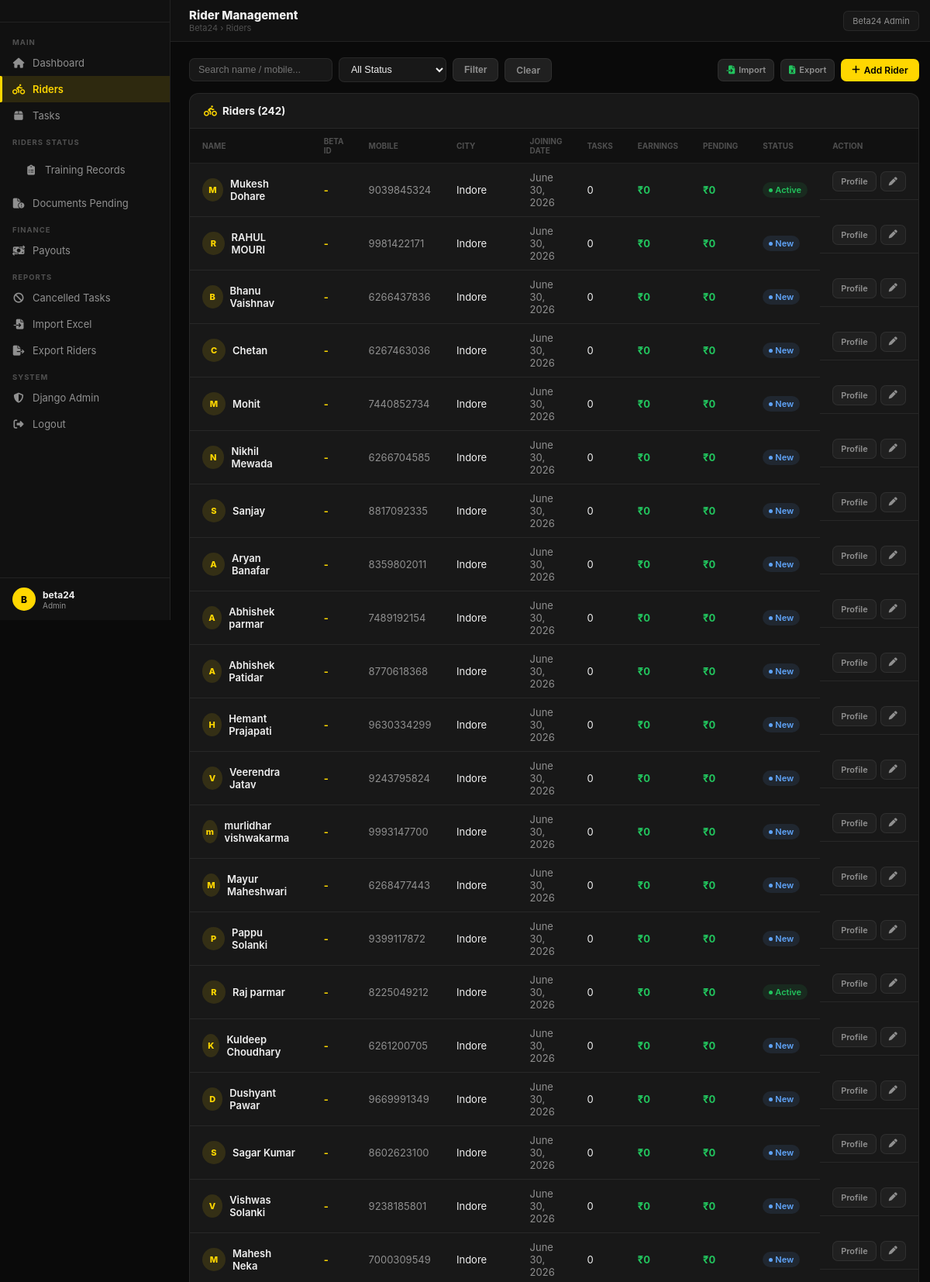
Page /riders/ (signed in, upper part) on the committed database.
### riders/models.py (models this page shows, shortened)
class Rider(models.Model):
    STATUS_CHOICES = [
        ('new', 'New'),
        ('training_pending', 'Training Pending'),
        ('documents_pending', 'Documents Pending'),
        ('ready', 'Ready for Activation'),
        ('active', 'Active'),
        ('inactive', 'Inactive'),
    ]
    beta_code = models.CharField(max_length=30, blank=True, unique=False, null=True)
    name = models.CharField(max_length=100)
    mobile = models.CharField(max_length=15, unique=True)
    email = models.EmailField(blank=True)
    state = models.CharField(max_length=100, default='Madhya Pradesh', blank=True)
    city = models.CharField(max_length=100, default='Bhopal')
    vehicle_type = models.CharField(max_length=50, default='Bike')
    joining_date = models.DateField(default=timezone.now)
    status = models.CharField(max_length=30, choices=STATUS_CHOICES, default='new')
    wallet_balance = models.DecimalField(max_digits=10, decimal_places=2, default=0)
    rating = models.DecimalField(max_digits=3, decimal_places=1, default=5.0)
    profile_photo = models.ImageField(upload_to='riders/photos/', blank=True, null=True)
    address = models.TextField(blank=True)
    emergency_contact = models.CharField(max_length=15, blank=True)
    created_at = models.DateTimeField(auto_now_add=True)
    updated_at = models.DateTimeField(auto_now=True)
    @property
    def total_earnings(self):
        return self.wallet_transactions.filter(txn_type='credit').aggregate(
            total=models.Sum('amount'))['total'] or 0
    @property
    def total_paid(self):
        return self.payouts.filter(status='paid').aggregate(
            total=models.Sum('amount'))['total'] or 0
    @property
    def pending_amount(self):
        return self.total_earnings - self.total_paid
    @property
    def total_tasks(self):
        return self.tasks.filter(status='completed').count()
    class Meta:
        ordering = ['-created_at']

### riders/views.py (the view)
# urls.py: path('', views.rider_list, name='rider_list'),
@login_required
def rider_list(request):
    q = request.GET.get('q','')
    status = request.GET.get('status','')
    riders = Rider.objects.all()
    if q:
        riders = riders.filter(Q(name__icontains=q)|Q(mobile__icontains=q)|Q(city__icontains=q))
    if status:
        riders = riders.filter(status=status)
    dummy = Rider()
    return render(request, 'riders/list.html', {'riders': riders, 'q': q, 'status': status, 'rider': dummy})

### templates/riders/list.html (shortened to what this page needs)
{% extends 'base.html' %}
{% block page_title %}Rider Management{% endblock %}
{% block breadcrumb %}Riders{% endblock %}
{% block content %}
<div class="filter-row">
  <form method="get" style="display:flex;gap:8px;flex-wrap:wrap;align-items:center;width:100%;">
    <input type="text" name="q" value="{{ q }}" placeholder="Search name / mobile...">
    <select name="status">
      <option value="">All Status</option>
    </select>
    <button type="submit" class="btn btn-ghost">Filter</button>
    <a href="{% url 'rider_list' %}" class="btn btn-ghost">Clear</a>
    <div style="margin-left:auto;display:flex;gap:8px;">
      <a href="{% url 'excel_import' %}" class="btn btn-ghost btn-sm"><i class="fa-solid fa-file-import" style="color:var(--ok);"></i> Import</a>
      <a href="{% url 'excel_export' %}" class="btn btn-ghost btn-sm"><i class="fa-solid fa-file-excel" style="color:var(--ok);"></i> Export</a>
      <a href="{% url 'rider_add' %}" class="btn btn-y"><i class="fa-solid fa-plus"></i> Add Rider</a>
    </div>
  </form>
</div>
<div class="tbl-wrap">
  <div class="tbl-hd"><div class="card-title"><i class="fa-solid fa-person-biking" style="color:var(--y);margin-right:7px;"></i>Riders ({{ riders.count }})</div></div>
  <table>
    <thead><tr><th>Name</th><th>Beta ID</th><th>Mobile</th><th>City</th><th>Joining Date</th><th>Tasks</th><th>Earnings</th><th>Pending</th><th>Status</th><th>Action</th></tr></thead>
    <tbody>
    {% for r in riders %}
    <tr>
      <td><div style="display:flex;align-items:center;gap:9px;"><div class="rav">{{ r.name|first }}</div><span style="font-weight:600;">{{ r.name }}</span></div></td>
<td class="text-y fw7">{{ r.beta_code|default:"-" }}</td>
<td style="color:var(--t2);">{{ r.mobile }}</td>
<td>{{ r.city }}</td>
<td style="color:var(--t2);">{{ r.joining_date }}</td>
<td>{{ r.total_tasks }}</td>
      <td class="text-g fw7">&#8377;{{ r.total_earnings }}</td>
      <td class="{% if r.pending_amount > 0 %}text-r{% else %}text-g{% endif %} fw7">&#8377;{{ r.pending_amount }}</td>
      <td><span class="badge {% if r.status == 'active' %}b-g{% elif r.status == 'inactive' %}b-r{% elif r.status == 'new' %}b-b{% else %}b-w{% endif %}">{{ r.get_status_display }}</span></td>
      <td style="display:flex;gap:5px;">
        <a href="{% url 'rider_detail' r.pk %}" class="btn btn-ghost btn-sm">Profile</a>
        <a href="{% url 'rider_edit' r.pk %}" class="btn btn-ghost btn-sm"><i class="fa-solid fa-pen"></i></a>
      </td>
    </tr>
    {% empty %}<tr><td colspan="8" style="text-align:center;padding:24px;color:var(--t2);">No riders. <a href="{% url 'rider_add' %}">Add first rider</a></td></tr>
    {% endfor %}
    </tbody>
  </table>
</div>
{% endblock %}

### templates/base.html (shortened to what this page needs)
{% load static %}
<!DOCTYPE html>
<html lang="en">
<head>
<link rel="stylesheet" href="https://cdnjs.cloudflare.com/ajax/libs/font-awesome/6.5.0/css/all.min.css">
</head>
<body>
<aside class="sb">
  <div class="sb-logo">
  </div>
  <nav class="sb-nav">
    <div class="sb-sec">Main</div>
    <div class="sb-item {% if request.resolver_match.url_name == 'dashboard' %}active{% endif %}">
      <a href="{% url 'dashboard' %}"><i class="fa-solid fa-house"></i> Dashboard</a>
    </div>
    <div class="sb-item {% if 'rider' in request.resolver_match.url_name|default:'' %}active{% endif %}">
      <a href="{% url 'rider_list' %}"><i class="fa-solid fa-person-biking"></i> Riders</a>
    </div>
    <div class="sb-item {% if 'task' in request.resolver_match.url_name|default:'' %}active{% endif %}">
      <a href="{% url 'task_list' %}"><i class="fa-solid fa-box"></i> Tasks</a>
    </div>
    <div class="sb-sec">Riders Status</div>
    <div class="sb-item">
      <div class="sb-item">
      <a href="{% url 'training_records' %}"><i class="fa-solid fa-clipboard-list"></i> Training Records</a>
    </div>
    </div>
    <div class="sb-item">
      <a href="{% url 'rider_list' %}?status=documents_pending"><i class="fa-solid fa-file-circle-exclamation"></i> Documents Pending</a>
    </div>
    <div class="sb-sec">Finance</div>
    <div class="sb-item {% if 'payout' in request.resolver_match.url_name|default:'' %}active{% endif %}">
      <a href="{% url 'payout_list' %}"><i class="fa-solid fa-money-bill-transfer"></i> Payouts</a>
    </div>
    <div class="sb-sec">Reports</div>
    <div class="sb-item">
      <a href="{% url 'cancelled_tasks' %}"><i class="fa-solid fa-ban"></i> Cancelled Tasks</a>
    </div>
    <div class="sb-item">
      <a href="{% url 'excel_import' %}"><i class="fa-solid fa-file-import"></i> Import Excel</a>
    </div>
    <div class="sb-item">
      <a href="{% url 'excel_export' %}"><i class="fa-solid fa-file-export"></i> Export Riders</a>
    </div>
    <div class="sb-sec">System</div>
    <div class="sb-item">
      <a href="/admin/"><i class="fa-solid fa-shield-halved"></i> Django Admin</a>
    </div>
    <div class="sb-item">
      <a href="{% url 'logout' %}"><i class="fa-solid fa-right-from-bracket"></i> Logout</a>
    </div>
  </nav>
  <div class="sb-foot">
    <div class="sb-av">{{ request.user.username|first|upper }}</div>
    <div>
      <div style="font-size:12px;font-weight:700;">{{ request.user.username }}</div>
      <div style="font-size:10px;color:var(--t2);">Admin</div>
    </div>
  </div>
</aside>
<div class="main">
  <div class="topbar">
    <div>
      <div class="topbar-l">{% block page_title %}Dashboard{% endblock %}</div>
      <div class="topbar-sub">Beta24 › {% block breadcrumb %}{% endblock %}</div>
    </div>
    <div class="topbar-r">
      <span style="font-size:11px;color:var(--t2);background:var(--card);border:1px solid var(--b);padding:5px 11px;border-radius:6px;">Beta24 Admin</span>
    </div>
  </div>
  <div class="content">
    {% block content %}{% endblock %}
  </div>
</div>
</body>
</html>

### templates/base.html (style rules this page uses)
:root { --y:#FFD700;--yb:rgba(255,215,0,0.12);--bg:#0A0A0A;--bg2:#111;--card:#181818;--card2:#202020;--b:rgba(255,255,255,0.07);--by:rgba(255,215,0,0.22);--t:#F0F0F0;--t2:#909090;--t3:#505050;--ok:#22C55E;--warn:#F59E0B;--err:#EF4444;--info:#60A5FA;--ok-b:rgba(34,197,94,.1);--warn-b:rgba(245,158,11,.1);--err-b:rgba(239,68,68,.1);--info-b:rgba(96,165,250,.1); }
* { margin:0;padding:0;box-sizing:border-box; }
body { font-family:-apple-system,'Segoe UI',sans-serif;background:var(--bg);color:var(--t);min-height:100vh;display:flex; }
a { color:var(--y);text-decoration:none; }
.sb { width:220px;min-height:100vh;background:var(--bg2);border-right:1px solid var(--b);display:flex;flex-direction:column;position:fixed;top:0;left:0;z-index:100; }
.sb-logo { padding:14px 16px;border-bottom:1px solid var(--b); }
.sb-nav { flex:1;padding:8px 0;overflow-y:auto; }
.sb-sec { font-size:9.5px;color:var(--t3);text-transform:uppercase;letter-spacing:1px;padding:12px 16px 4px;font-weight:700; }
.sb-item { display:flex;align-items:center;gap:10px;padding:9px 16px;font-size:13px;color:var(--t2);position:relative;transition:all .15s; }
.sb-item.active,.sb-item.active a { color:var(--y);font-weight:600; }
.sb-item.active { background:var(--yb); }
.sb-item.active::before { content:'';position:absolute;left:0;top:0;bottom:0;width:3px;background:var(--y);border-radius:0 2px 2px 0; }
.sb-item i { width:16px;text-align:center; }
.sb-item a { color:inherit;display:flex;align-items:center;gap:10px;width:100%; }
.sb-foot { padding:12px 16px;border-top:1px solid var(--b);display:flex;align-items:center;gap:9px; }
.sb-av { width:30px;height:30px;background:var(--y);border-radius:50%;display:flex;align-items:center;justify-content:center;font-size:12px;font-weight:800;color:#000; }
.main { margin-left:220px;flex:1;min-height:100vh;display:flex;flex-direction:column; }
.topbar { background:var(--bg2);border-bottom:1px solid var(--b);padding:0 24px;height:54px;display:flex;align-items:center;justify-content:space-between;position:sticky;top:0;z-index:50; }
.topbar-l { font-size:15px;font-weight:800; }
.topbar-sub { font-size:11px;color:var(--t3); }
.topbar-r { display:flex;align-items:center;gap:10px; }
.content { padding:20px 24px;flex:1; }
.card-title { font-size:13.5px;font-weight:700; }
.btn { display:inline-flex;align-items:center;gap:5px;font-size:12px;padding:7px 14px;border-radius:7px;border:none;cursor:pointer;font-weight:600;transition:all .15s;text-decoration:none; }
.btn-y { background:var(--y);color:#000; }
.btn-ghost { background:var(--card2);border:1px solid var(--b);color:var(--t2); }
.btn-sm { font-size:11px;padding:5px 10px; }
.tbl-wrap { background:var(--card);border:1px solid var(--b);border-radius:12px;overflow:hidden;margin-bottom:18px; }
.tbl-hd { padding:14px 18px;display:flex;align-items:center;justify-content:space-between;border-bottom:1px solid var(--b); }
table { width:100%;border-collapse:collapse; }
th { font-size:10px;font-weight:700;color:var(--t3);text-transform:uppercase;padding:10px 16px;text-align:left;background:rgba(0,0,0,.3);border-bottom:1px solid var(--b); }
td { padding:10px 16px;font-size:13px;border-bottom:1px solid var(--b); }
.badge { display:inline-flex;align-items:center;gap:3px;font-size:11px;font-weight:600;padding:3px 8px;border-radius:20px; }
.badge::before { content:'';width:5px;height:5px;border-radius:50%;background:currentColor; }
.b-g { background:var(--ok-b);color:var(--ok); }
.b-b { background:var(--info-b);color:var(--info); }
.filter-row { display:flex;gap:8px;flex-wrap:wrap;margin-bottom:14px;align-items:center; }
.filter-row input,.filter-row select { background:var(--card);border:1px solid var(--b);border-radius:7px;padding:7px 11px;color:var(--t);font-size:12.5px;outline:none; }
.rav { width:30px;height:30px;border-radius:50%;background:var(--yb);color:var(--y);display:flex;align-items:center;justify-content:center;font-size:11px;font-weight:800; }
.text-y { color:var(--y); }
.text-g { color:var(--ok); }
.fw7 { font-weight:700; }

### rows in the picture
Rider: name|first "M", name "Mukesh Dohare", beta_code "-", mobile "9039845324", city "Indore", joining_date "June 30, 2026", total_tasks "0", total_earnings "0", pending_amount "0", status "Active"
Rider: name|first "R", name "RAHUL MOURI", beta_code "-", mobile "9981422171", city "Indore", joining_date "June 30, 2026", total_tasks "0", total_earnings "0", pending_amount "0", status "New"
Rider: name|first "B", name "Bhanu Vaishnav", beta_code "-", mobile "6266437836", city "Indore", joining_date "June 30, 2026", total_tasks "0", total_earnings "0", pending_amount "0", status "New"
Rider: name|first "C", name "Chetan", beta_code "-", mobile "6267463036", city "Indore", joining_date "June 30, 2026", total_tasks "0", total_earnings "0", pending_amount "0", status "New"
Rider: name|first "M", name "Mohit", beta_code "-", mobile "7440852734", city "Indore", joining_date "June 30, 2026", total_tasks "0", total_earnings "0", pending_amount "0", status "New"
Rider: name|first "N", name "Nikhil Mewada", beta_code "-", mobile "6266704585", city "Indore", joining_date "June 30, 2026", total_tasks "0", total_earnings "0", pending_amount "0", status "New"
Rider: name|first "S", name "Sanjay", beta_code "-", mobile "8817092335", city "Indore", joining_date "June 30, 2026", total_tasks "0", total_earnings "0", pending_amount "0", status "New"
Rider: name|first "A", name "Aryan Banafar", beta_code "-", mobile "8359802011", city "Indore", joining_date "June 30, 2026", total_tasks "0", total_earnings "0", pending_amount "0", status "New"
Rider: name|first "A", name "Abhishek parmar", beta_code "-", mobile "7489192154", city "Indore", joining_date "June 30, 2026", total_tasks "0", total_earnings "0", pending_amount "0", status "New"
Rider: name|first "A", name "Abhishek Patidar", beta_code "-", mobile "8770618368", city "Indore", joining_date "June 30, 2026", total_tasks "0", total_earnings "0", pending_amount "0", status "New"
Rider: name|first "H", name "Hemant Prajapati", beta_code "-", mobile "9630334299", city "Indore", joining_date "June 30, 2026", total_tasks "0", total_earnings "0", pending_amount "0", status "New"
Rider: name|first "V", name "Veerendra Jatav", beta_code "-", mobile "9243795824", city "Indore", joining_date "June 30, 2026", total_tasks "0", total_earnings "0", pending_amount "0", status "New"
Rider: name|first "m", name "murlidhar vishwakarma", beta_code "-", mobile "9993147700", city "Indore", joining_date "June 30, 2026", total_tasks "0", total_earnings "0", pending_amount "0", status "New"
Rider: name|first "M", name "Mayur Maheshwari", beta_code "-", mobile "6268477443", city "Indore", joining_date "June 30, 2026", total_tasks "0", total_earnings "0", pending_amount "0", status "New"
Rider: name|first "P", name "Pappu Solanki", beta_code "-", mobile "9399117872", city "Indore", joining_date "June 30, 2026", total_tasks "0", total_earnings "0", pending_amount "0", status "New"
Rider: name|first "R", name "Raj parmar", beta_code "-", mobile "8225049212", city "Indore", joining_date "June 30, 2026", total_tasks "0", total_earnings "0", pending_amount "0", status "Active"
Rider: name|first "K", name "Kuldeep Choudhary", beta_code "-", mobile "6261200705", city "Indore", joining_date "June 30, 2026", total_tasks "0", total_earnings "0", pending_amount "0", status "New"
Rider: name|first "D", name "Dushyant Pawar", beta_code "-", mobile "9669991349", city "Indore", joining_date "June 30, 2026", total_tasks "0", total_earnings "0", pending_amount "0", status "New"
Rider: name|first "S", name "Sagar Kumar", beta_code "-", mobile "8602623100", city "Indore", joining_date "June 30, 2026", total_tasks "0", total_earnings "0", pending_amount "0", status "New"
Rider: name|first "V", name "Vishwas Solanki", beta_code "-", mobile "9238185801", city "Indore", joining_date "June 30, 2026", total_tasks "0", total_earnings "0", pending_amount "0", status "New"
Rider: name|first "M", name "Mahesh Neka", beta_code "-", mobile "7000309549", city "Indore", joining_date "June 30, 2026", total_tasks "0", total_earnings "0", pending_amount "0", status "New"

### other values in the picture
{{ request.user.username|first|upper }} "B"
{{ request.user.username }} "beta24"
{{ riders.count }} "242"
